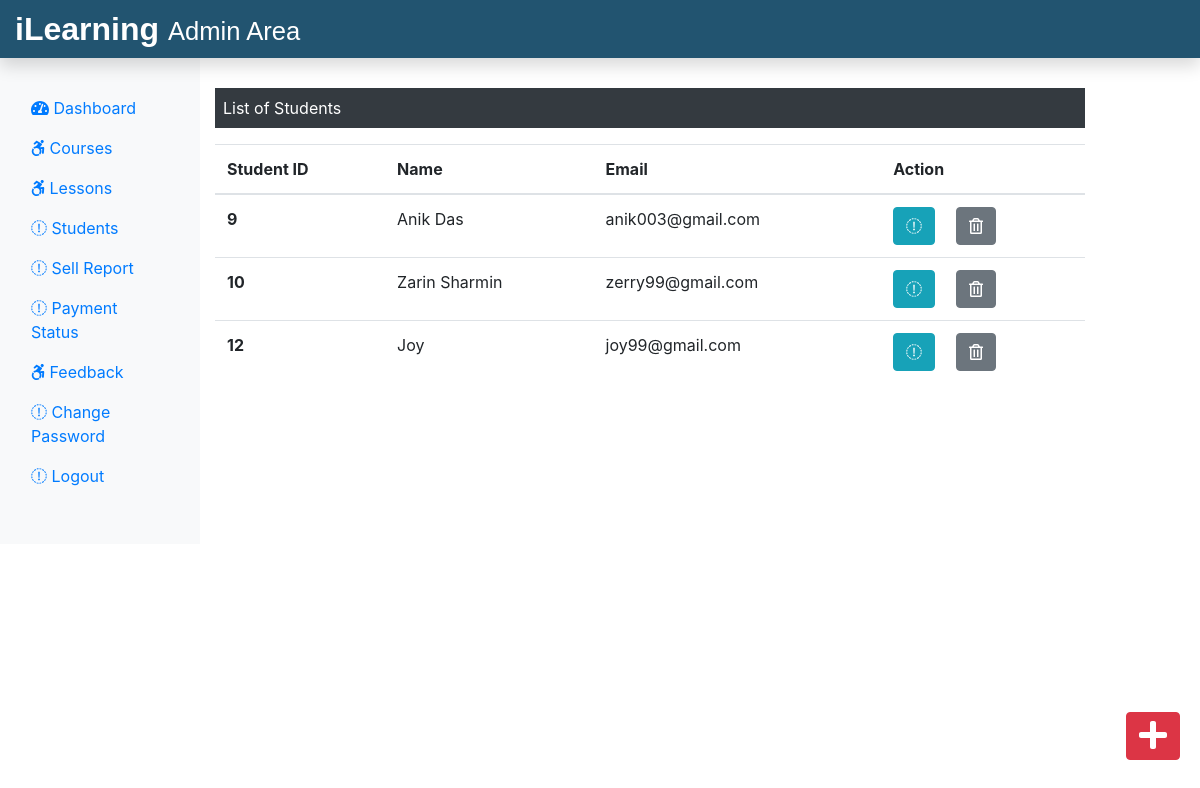
Screenshot of /Admin/students.php with the database file from the repository.
### tables this page shows
CREATE TABLE `student` (
  `stu_id` int(11) NOT NULL,
  `stu_name` varchar(255) NOT NULL,
  `stu_email` varchar(255) NOT NULL,
  `stu_pass` varchar(255) NOT NULL,
  `stu_occ` varchar(255) NOT NULL,
  `stu_img` text NOT NULL
);

### Admin/students.php (the view, shortened to what this page needs)
<?php
include('./admininclude/header.php');
include('../dbConnection.php');
?>
<div class="col-sm-9 mt-5">
                        <p class="bg-dark text-white p-2">List of Students</p>
    <?php
    $sql = "SELECT * FROM student";
    $result = $conn->query($sql);
    if($result->num_rows > 0){
    ?>
                        <table class="table">
                            <thead>
                                <tr>
                                    <th scope="col">Student ID</th>
                                    <th scope="col">Name</th>
                                    <th scope="col">Email</th>
                                    <th scope="col">Action</th>
                                </tr>
                            </thead>
                            <tbody>
                                <?php while($row = $result->fetch_assoc()){
                                echo'<tr>';
                                    echo'<th scope="row">'.$row['stu_id'].'</th>';
                                    echo'<td>'.$row['stu_name'].'</td>';
                                    echo'<td>'.$row['stu_email'].'</td>';
                                    echo'<td>';
                                       echo'
                                       <form action="editstudent.php" method="POST" class="d-inline">
                                       <input type="hidden" name="id" value='.$row["stu_id"].'>
                                       <button type="submit" class="btn btn-info mr-3" name="view" value="View"><i class="far fa-pen"></i> </button>
                                       </form>
                                       <form action="" method="POST" class="d-inline">
                                       <input type="hidden" name="id" value='.$row["stu_id"].'>
                                        <button type="submit" class="btn btn-secondary" name="delete" value="Delete"><i class="far fa-trash-alt"></i> </button>
                                        </form>
                                    </td>
                                </tr>';
                               } ?>
                            </tbody>
                        </table>
    <?php }
    else{
    echo "0 Result";
    }
    ?>
                    </div>
                </div>
<div>
<a class="btn btn-danger box" href="./addnewstudent.php"><i class="fas fa-plus fa-2x"></i>
    </a>
</div>
</div>
<?php
include('./admininclude/footer.php');
?>

### css/adminstyle.css (style rules this page uses)
.box { position: fixed; bottom: 10px; right: 20px; margin-bottom: 30px; }

### rows the page displays
student: stu_id "9", stu_name "Anik Das", stu_email "anik003@gmail.com"
student: stu_id "10", stu_name "Zarin Sharmin", stu_email "zerry99@gmail.com"
student: stu_id "12", stu_name "Joy", stu_email "joy99@gmail.com"
